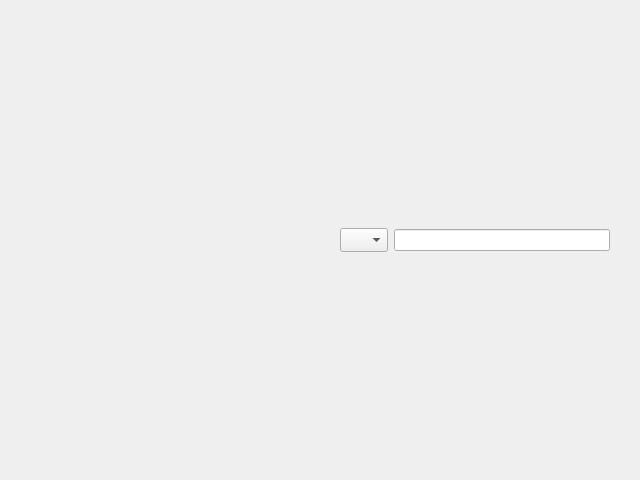
<?xml version="1.0" encoding="UTF-8"?>
<ui version="4.0">
 <class>Lightweight</class>
 <widget class="QWidget" name="Lightweight">
  <property name="geometry">
   <rect>
    <x>0</x>
    <y>0</y>
    <width>640</width>
    <height>480</height>
   </rect>
  </property>
  <property name="windowTitle">
   <string notr="true">Lightweight2</string>
  </property>
  <property name="windowIcon">
   <iconset resource="../ressources.qrc">
    <normaloff>:/icons/logo.png</normaloff>:/icons/logo.png</iconset>
  </property>
  <layout class="QVBoxLayout" name="verticalLayout">
   <property name="margin">
    <number>0</number>
   </property>
   <item>
    <layout class="QHBoxLayout" name="layoutControls">
     <item>
      <widget class="QToolButton" name="bBack">
       <property name="minimumSize">
        <size>
         <width>24</width>
         <height>24</height>
        </size>
       </property>
       <property name="maximumSize">
        <size>
         <width>24</width>
         <height>24</height>
        </size>
       </property>
       <property name="toolTip">
        <string>Back</string>
       </property>
       <property name="text">
        <string notr="true"/>
       </property>
       <property name="icon">
        <iconset resource="../ressources.qrc">
         <normaloff>:/icons/back.png</normaloff>:/icons/back.png</iconset>
       </property>
       <property name="iconSize">
        <size>
         <width>24</width>
         <height>24</height>
        </size>
       </property>
       <property name="shortcut">
        <string>Alt+Left</string>
       </property>
       <property name="autoRaise">
        <bool>true</bool>
       </property>
      </widget>
     </item>
     <item>
      <widget class="QToolButton" name="bForward">
       <property name="minimumSize">
        <size>
         <width>24</width>
         <height>24</height>
        </size>
       </property>
       <property name="maximumSize">
        <size>
         <width>24</width>
         <height>24</height>
        </size>
       </property>
       <property name="toolTip">
        <string>Forward</string>
       </property>
       <property name="text">
        <string notr="true"/>
       </property>
       <property name="icon">
        <iconset resource="../ressources.qrc">
         <normaloff>:/icons/forward.png</normaloff>:/icons/forward.png</iconset>
       </property>
       <property name="iconSize">
        <size>
         <width>24</width>
         <height>24</height>
        </size>
       </property>
       <property name="shortcut">
        <string>Alt+Right</string>
       </property>
       <property name="autoRaise">
        <bool>true</bool>
       </property>
      </widget>
     </item>
     <item>
      <widget class="QToolButton" name="bStop">
       <property name="minimumSize">
        <size>
         <width>24</width>
         <height>24</height>
        </size>
       </property>
       <property name="maximumSize">
        <size>
         <width>24</width>
         <height>24</height>
        </size>
       </property>
       <property name="toolTip">
        <string>Stop loading</string>
       </property>
       <property name="text">
        <string notr="true"/>
       </property>
       <property name="icon">
        <iconset resource="../ressources.qrc">
         <normaloff>:/icons/stop.png</normaloff>:/icons/stop.png</iconset>
       </property>
       <property name="iconSize">
        <size>
         <width>24</width>
         <height>24</height>
        </size>
       </property>
       <property name="shortcut">
        <string>Ctrl+S</string>
       </property>
       <property name="autoRaise">
        <bool>true</bool>
       </property>
      </widget>
     </item>
     <item>
      <widget class="QToolButton" name="bReload">
       <property name="minimumSize">
        <size>
         <width>24</width>
         <height>24</height>
        </size>
       </property>
       <property name="maximumSize">
        <size>
         <width>24</width>
         <height>24</height>
        </size>
       </property>
       <property name="toolTip">
        <string>Reload page</string>
       </property>
       <property name="text">
        <string notr="true"/>
       </property>
       <property name="icon">
        <iconset resource="../ressources.qrc">
         <normaloff>:/icons/reload.png</normaloff>:/icons/reload.png</iconset>
       </property>
       <property name="iconSize">
        <size>
         <width>24</width>
         <height>24</height>
        </size>
       </property>
       <property name="shortcut">
        <string>F5</string>
       </property>
       <property name="autoRaise">
        <bool>true</bool>
       </property>
      </widget>
     </item>
     <item>
      <widget class="QWidget" name="tabcontainer" native="true">
       <property name="minimumSize">
        <size>
         <width>40</width>
         <height>0</height>
        </size>
       </property>
       <layout class="QHBoxLayout" name="horizontalLayout">
        <property name="margin">
         <number>0</number>
        </property>
       </layout>
      </widget>
     </item>
     <item>
      <widget class="QToolButton" name="bNewTab">
       <property name="minimumSize">
        <size>
         <width>24</width>
         <height>24</height>
        </size>
       </property>
       <property name="maximumSize">
        <size>
         <width>24</width>
         <height>24</height>
        </size>
       </property>
       <property name="contextMenuPolicy">
        <enum>Qt::DefaultContextMenu</enum>
       </property>
       <property name="text">
        <string notr="true"/>
       </property>
       <property name="icon">
        <iconset resource="../ressources.qrc">
         <normaloff>:/icons/new.png</normaloff>:/icons/new.png</iconset>
       </property>
       <property name="iconSize">
        <size>
         <width>24</width>
         <height>24</height>
        </size>
       </property>
       <property name="popupMode">
        <enum>QToolButton::DelayedPopup</enum>
       </property>
       <property name="autoRaise">
        <bool>true</bool>
       </property>
      </widget>
     </item>
     <item>
      <spacer name="horizontalSpacer_3">
       <property name="orientation">
        <enum>Qt::Horizontal</enum>
       </property>
       <property name="sizeHint" stdset="0">
        <size>
         <width>40</width>
         <height>20</height>
        </size>
       </property>
      </spacer>
     </item>
     <item>
      <widget class="QToolButton" name="bDownloads">
       <property name="minimumSize">
        <size>
         <width>24</width>
         <height>24</height>
        </size>
       </property>
       <property name="maximumSize">
        <size>
         <width>24</width>
         <height>24</height>
        </size>
       </property>
       <property name="toolTip">
        <string>Show downloads</string>
       </property>
       <property name="text">
        <string/>
       </property>
       <property name="icon">
        <iconset resource="../ressources.qrc">
         <normaloff>:/icons/download.png</normaloff>:/icons/download.png</iconset>
       </property>
       <property name="iconSize">
        <size>
         <width>24</width>
         <height>24</height>
        </size>
       </property>
       <property name="shortcut">
        <string>Ctrl+D</string>
       </property>
       <property name="autoRaise">
        <bool>true</bool>
       </property>
      </widget>
     </item>
     <item>
      <widget class="QComboBox" name="cbSearchEngine">
       <property name="minimumSize">
        <size>
         <width>48</width>
         <height>24</height>
        </size>
       </property>
       <property name="maximumSize">
        <size>
         <width>48</width>
         <height>24</height>
        </size>
       </property>
       <property name="toolTip">
        <string>Choose searchengine</string>
       </property>
       <property name="editable">
        <bool>false</bool>
       </property>
       <property name="frame">
        <bool>true</bool>
       </property>
      </widget>
     </item>
     <item>
      <widget class="QLineEdit" name="tfSearch">
       <property name="sizePolicy">
        <sizepolicy hsizetype="Fixed" vsizetype="Fixed">
         <horstretch>240</horstretch>
         <verstretch>0</verstretch>
        </sizepolicy>
       </property>
       <property name="minimumSize">
        <size>
         <width>216</width>
         <height>0</height>
        </size>
       </property>
       <property name="maximumSize">
        <size>
         <width>216</width>
         <height>16777215</height>
        </size>
       </property>
       <property name="toolTip">
        <string>Enter search query here</string>
       </property>
      </widget>
     </item>
     <item>
      <widget class="QToolButton" name="bLW">
       <property name="minimumSize">
        <size>
         <width>24</width>
         <height>24</height>
        </size>
       </property>
       <property name="maximumSize">
        <size>
         <width>24</width>
         <height>24</height>
        </size>
       </property>
       <property name="toolTip">
        <string notr="true">Lightweight2</string>
       </property>
       <property name="text">
        <string notr="true"/>
       </property>
       <property name="icon">
        <iconset resource="../ressources.qrc">
         <normaloff>:/icons/logo.png</normaloff>:/icons/logo.png</iconset>
       </property>
       <property name="iconSize">
        <size>
         <width>24</width>
         <height>24</height>
        </size>
       </property>
       <property name="popupMode">
        <enum>QToolButton::InstantPopup</enum>
       </property>
       <property name="autoRaise">
        <bool>true</bool>
       </property>
      </widget>
     </item>
    </layout>
   </item>
  </layout>
 </widget>
 <resources>
  <include location="../ressources.qrc"/>
 </resources>
 <connections/>
</ui>
